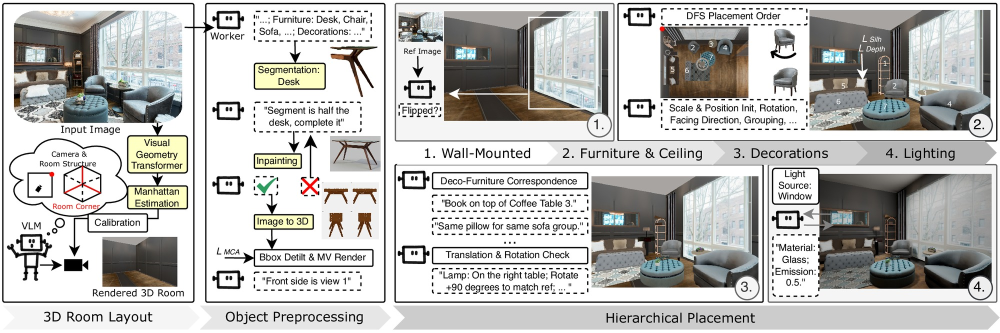
#> input picture assets/pipeline.jpg, 2000 x 666 px (shown at 1/2 size)
$ python -i generate_window_plane.py   (imports and definitions only)
#> lines starting #> are read from the running program, lines starting #| are printed output that depends on the picture; after the words box and inside, x2 and y2 are one past the last pixel; in counts of white or black regions, pixels touching at a corner belong together
"""
generate_window_plane.py — create a flat plane GLB for each window/door segment,
                            textured with the (rectified) inpainted image.

Replaces the 3D generator for windows.  the 3D generator reconstructs a thick 3D mesh which adds
unwanted depth and distorts the frame placement.  A thin flat plane is better:
  • Zero depth — lies perfectly flush against the wall.
  • UV-mapped — the full rectified window image is projected onto the face.
  • Aspect ratio preserved — plane dimensions match the inpainted image ratio.

The plane is created in the 3D generator convention:
  • Centred at origin, lying in the XY plane.
  • Depth axis = Z (the 3D generator convention: front face at min-Z = Z=0 side).
  • Thin depth: 2% of the larger dimension (just enough for OBB to detect depth axis).

Usage:
    python -m object_placement.wall_mounted.generate_window_plane \\
        --output-dir outputs/living_room9

    # Only specific types:
    python -m object_placement.wall_mounted.generate_window_plane \\
        --output-dir outputs/living_room9 --types window
"""

from __future__ import annotations

import argparse
import json
import sys
from pathlib import Path

_REPO_ROOT = Path(__file__).resolve().parents[2]
_GSA_ROOT  = _REPO_ROOT / "Grounded-Segment-Anything"
sys.path.insert(0, str(_GSA_ROOT / "segment_anything"))

_SAM_CKPT       = _GSA_ROOT / "weights/sam_vit_h_4b8939.pth"
_SAM_MODEL_TYPE = "vit_h"
_BG_GREY        = (185, 185, 185)
_BG_TOL         = 25

_sam_predictor = None

def _get_sam(device: str = "cuda"):
    global _sam_predictor
    if _sam_predictor is None:
        from segment_anything import SamPredictor, sam_model_registry
        print("[window_plane] Loading SAM …")
        sam = sam_model_registry[_SAM_MODEL_TYPE](checkpoint=str(_SAM_CKPT))
        sam.to(device=device)
        _sam_predictor = SamPredictor(sam)
    return _sam_predictor


def _infer_bg_color(arr):
    """Infer the dominant background colour from a thin border around the image.

    The image-edit model is supposed to put the object on grey (185,185,185),
    but often drifts to cream / off-white for art / paintings.  Reading the
    actual border colour lets the FG threshold work regardless.
    """
    import numpy as np
    H, W = arr.shape[:2]
    t = max(4, min(H, W) // 32)
    border = np.concatenate([
        arr[:t, :].reshape(-1, 3),
        arr[-t:, :].reshape(-1, 3),
        arr[:, :t].reshape(-1, 3),
        arr[:, -t:].reshape(-1, 3),
    ], axis=0)
    return tuple(int(c) for c in np.median(border, axis=0))


def _fg_mask_from_border(arr, tol: int = 25):
    """Return a boolean FG mask using the auto-detected border colour."""
    import numpy as np
    bg = np.array(_infer_bg_color(arr), dtype=np.float32)
    return (np.abs(arr.astype(np.float32) - bg).max(axis=2) > tol)


# [55 lines that did not run here, left out]

import numpy as np
from PIL import Image


def _sam_mask(img_rgb: np.ndarray, device: str = "cuda") -> np.ndarray | None:
    """Run SAM to get a clean binary mask of the object.  Returns None on
    failure so callers can fall back.

    The image-edit output's background colour is detected from a border ring
    rather than assumed to be hard grey (the model sometimes drifts to cream
    / off-white for art).  If the border-threshold FG bbox covers nearly the
    whole image (common for paintings with wash-out backgrounds), we fall back
    to a centre-point SAM prompt — art/paintings are always near image centre.
    """
    H, W = img_rgb.shape[:2]
    is_fg = _fg_mask_from_border(img_rgb, tol=_BG_TOL)
    rows = np.where(is_fg.any(axis=1))[0]
    cols = np.where(is_fg.any(axis=0))[0]
    if len(rows) == 0 or len(cols) == 0:
        return None
    r0, r1 = int(rows[0]), int(rows[-1]) + 1
    c0, c1 = int(cols[0]), int(cols[-1]) + 1
    box_frac = ((r1 - r0) * (c1 - c0)) / float(H * W)
    try:
        predictor = _get_sam(device)
        predictor.set_image(img_rgb)
        if box_frac > 0.90:
            print(f"  [rectify] fg covers {box_frac:.0%} — centre-point SAM prompt")
            pts = np.array([[W / 2.0, H / 2.0]], dtype=np.float32)
            lbl = np.array([1], dtype=np.int32)
            masks, scores, _ = predictor.predict(
                point_coords=pts, point_labels=lbl, multimask_output=True)
        else:
            box = np.array([c0, r0, c1, r1], dtype=np.float32)
            masks, scores, _ = predictor.predict(box=box, multimask_output=True)
        mask = masks[int(np.argmax(scores))].astype(bool)
        print(f"  [rectify] SAM mask: {int(mask.sum())} px foreground")
        return mask
    except Exception as e:
        print(f"  [rectify] SAM failed ({e}) — falling back to grey-threshold")
        return None


def _rectify_perspective(img_rgb: np.ndarray, device: str = "cuda") -> np.ndarray:
    """Find the tilted rectangle of the object and unwarp to an axis-aligned rect.

    Pipeline:
      1. Run SAM (box-prompted) on the full grey-padded image to get a clean
         binary mask of the window/art.  SAM gives a tight boundary that
         includes interior grey-looking content (sky, reflections, wall wash)
         which grey-thresholding would drop.
      2. Take the largest contour of the mask and compute minAreaRect.
         minAreaRect is robust to small contour noise and always returns 4
         corners of the minimum-area rotated rectangle.
      3. If the tilt is small, return the axis-aligned bbox crop.
      4. Otherwise warpPerspective the tilted rect → axis-aligned rect.
    """
    try:
        import cv2
    except ImportError:
        print("  [rectify] opencv not available — skipping rectification")
        return img_rgb

    H_img, W_img = img_rgb.shape[:2]

    # --- Mask: prefer SAM; fall back to grey-threshold + morph-close ----------
    sam_mask = _sam_mask(img_rgb, device=device)
    if sam_mask is not None:
        mask8 = sam_mask.astype(np.uint8) * 255
        # SAM boundary softens by 1-2 px at corners, often dipping into the
        # surrounding grey padding.  A small erosion pulls the boundary
        # strictly INSIDE the true window so the fitted quad doesn't include
        # grey pixels at its corners, which would show up as grey borders
        # after warpPerspective.
        _sam_erode = 5
        sam_kernel = np.ones((_sam_erode, _sam_erode), np.uint8)
        mask8 = cv2.erode(mask8, sam_kernel, iterations=1)
        ks = 0  # no morph-close used
    else:
        grey  = np.array(_BG_GREY, dtype=np.float32)
        is_fg = (np.abs(img_rgb.astype(np.float32) - grey) > _BG_TOL).any(axis=2)
        mask8 = is_fg.astype(np.uint8) * 255
        # Close interior holes (glass panes / mullions matching grey bg).
        ks = max(15, min(H_img, W_img) // 20)
        if ks % 2 == 0:
            ks += 1
        kernel = np.ones((ks, ks), np.uint8)
        mask8  = cv2.morphologyEx(mask8, cv2.MORPH_CLOSE, kernel)

    contours, _ = cv2.findContours(mask8, cv2.RETR_EXTERNAL, cv2.CHAIN_APPROX_SIMPLE)
    if not contours:
        return img_rgb
    largest = max(contours, key=cv2.contourArea)

    # --- Fit a 4-corner quad --------------------------------------------------
    # A perspective-distorted window is a TRAPEZOID, not a rotated rectangle.
    # minAreaRect can only model rotation, so it collapses a trapezoid into a
    # near-axis-aligned rect and discards the perspective foreshortening we
    # want to undo.  On a clean SAM mask, approxPolyDP on the convex hull
    # robustly recovers the 4 trapezoid corners.  Fall back to minAreaRect
    # only if that fails (unlikely with SAM; common with noisy grey-thresh).
    hull = cv2.convexHull(largest)
    peri = cv2.arcLength(hull, True)
    box  = None
    for _eps in (0.01, 0.02, 0.03, 0.05):
        approx = cv2.approxPolyDP(hull, _eps * peri, True)
        if len(approx) == 4:
            box = approx.reshape(-1, 2).astype(np.float32)
            break
    if box is None:
        rect = cv2.minAreaRect(largest)
        (_cx, _cy), (_rw, _rh), _ang = rect
        if min(_rw, _rh) < 10:
            return img_rgb
        # Grey-threshold fallback path: closed mask dilates ~ks/2 px beyond
        # the true edge, so shrink the fitted rect inward.
        if sam_mask is None and ks > 0:
            _margin = ks / 2.0 + 1.0
            _rw = max(10.0, _rw - 2 * _margin)
            _rh = max(10.0, _rh - 2 * _margin)
            rect = ((_cx, _cy), (_rw, _rh), _ang)
        box = cv2.boxPoints(rect).astype(np.float32)
        print(f"  [rectify] approxPolyDP failed — using minAreaRect")

    # Order corners: TL, TR, BR, BL (works for rotations < ~45°)
    s    = box.sum(axis=1)
    diff = np.diff(box, axis=1).ravel()
    tl = box[np.argmin(s)]
    br = box[np.argmax(s)]
    tr = box[np.argmin(diff)]
    bl = box[np.argmax(diff)]
    corners = np.array([tl, tr, br, bl], dtype=np.float32)

    # Measure edge tilt for the early-out.  minAreaRect is stable so a tiny
    # tilt here is a real (small) rotation, not contour jitter.
    def _edge_angle_deg(p_from, p_to):
        dx, dy = (p_to - p_from)
        return float(np.degrees(np.arctan2(abs(dy), abs(dx))))   # 0 = H, 90 = V
    ang_top   = _edge_angle_deg(tl, tr)
    ang_bot   = _edge_angle_deg(bl, br)
    ang_left  = 90.0 - _edge_angle_deg(tl, bl)
    ang_right = 90.0 - _edge_angle_deg(tr, br)
    max_tilt  = max(ang_top, ang_bot, ang_left, ang_right)

    _src = "SAM" if sam_mask is not None else "grey-thresh"

    if max_tilt < 1.5:
        x, y, w, h = cv2.boundingRect(largest)
        print(f"  [rectify] already axis-aligned (max edge tilt {max_tilt:.2f}°) "
              f"— bbox crop {w}×{h}  (mask={_src})")
        return img_rgb[y:y+h, x:x+w]

    W = int(round(max(np.linalg.norm(tr - tl), np.linalg.norm(br - bl))))
    H = int(round(max(np.linalg.norm(bl - tl), np.linalg.norm(br - tr))))
    if W < 10 or H < 10:
        return img_rgb

    dst = np.array([[0, 0], [W-1, 0], [W-1, H-1], [0, H-1]], dtype=np.float32)
    M   = cv2.getPerspectiveTransform(corners, dst)
    out = cv2.warpPerspective(img_rgb, M, (W, H), borderValue=_BG_GREY)

    print(f"  [rectify] minAreaRect tilt {max_tilt:.2f}° — warped "
          f"{img_rgb.shape[1]}×{img_rgb.shape[0]} → {W}×{H}  (mask={_src})")
    return out


# ── GLB writing ───────────────────────────────────────────────────────────────
# Dense vertex grid with vertex colors baked from the texture.
# Using a grid (not just 4 corners) gives the software vertex-color rasterizer
# in place_objects._overlay_glbs enough samples to reproduce the texture detail.
# Single-buffer GLB (geometry + texture in one BIN chunk) for trimesh compat.

import struct
import io

_MAX_GRID = 256   # max grid cells per dimension


# [287 lines left out: functions _pack_glb, make_window_plane, run, main, not called in this run]


# [2 lines not run here, left out]

>>> import cv2
>>> picture = cv2.imread('../../assets/pipeline.jpg')
#> picture is the input picture: shape (666, 2000, 3); mean B, G, R 187, 189.3, 189.5
>>> result = _rectify_perspective(picture)
#> in _fg_mask_from_border, `bg = np.array(_infer_bg_color(arr), dtype=np.float32)`: bg = [252, 252, 252]
#> in _fg_mask_from_border, `return (np.abs(arr.astype(np.float32) - bg).max(axis=2) > tol)`:
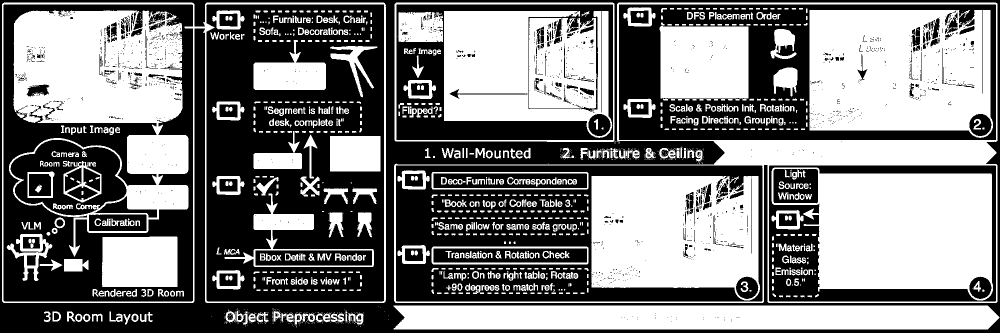
#> returned value: shape (666, 2000) bool (shown at 1/2 size); 49.5% white; 1575 white regions (711 under 20 px), largest, box (x1, y1, x2, y2) and area: (18, 21, 377, 513) 87669, (1618, 20, 1986, 276) 81149, (1543, 335, 1986, 601) 80885
#> in _sam_mask, `rows = np.where(is_fg.any(axis=1))[0]`: rows = 649 values from 5 to 658
#> in _sam_mask, `cols = np.where(is_fg.any(axis=0))[0]`: cols = 1981 values from 4 to 1998
#> in _sam_mask, `r0, r1 = int(rows[0]), int(rows[-1]) + 1`: r0 = 5; r1 = 659
#> in _sam_mask, `c0, c1 = int(cols[0]), int(cols[-1]) + 1`: c0 = 4; c1 = 1999
#> in _sam_mask, `box_frac = ((r1 - r0) * (c1 - c0)) / float(H * W)`: box_frac = 0.98
#> (the run stopped early here; a loop or call above may not have finished)
